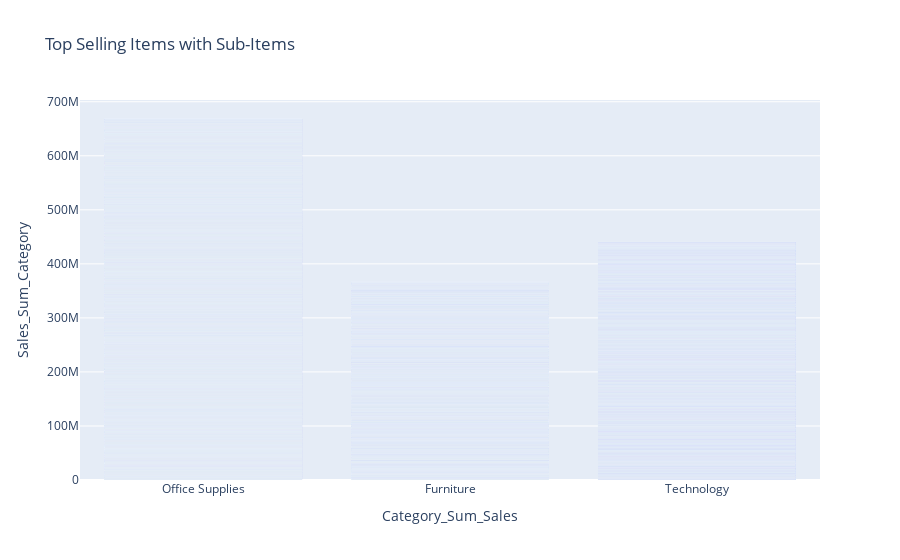

Notebook source saved alongside this figure:
### Code cell
# Plot an interactive bar chart
fig = px.bar(
    df,
    x='Category_Sum_Sales',
    y='Sales_Sum_Category',
    hover_data={'Category_Sum_Sales': False, 'Sub-Category': True, 'Sales': ':,.2f'},
    title='Top Selling Items with Sub-Items'
)

# Show the interactive plot
fig.show()

### Figure 1 — Plotly figure (JSON) as saved in the notebook; plotly's stock layout.template omitted (floating-point values rounded to 4 significant figures; data arrays with more than 128 entries replaced by an {"elided": "..."} marker saying what was removed)
{"data": [{"alignmentgroup": "True", "customdata": {"elided": "9788x2 mixed values"}, "hovertemplate": "Sales_Sum_Category=%{y}<br>Sub-Category=%{customdata[0]}<br>Sales=%{customdata[1]:,.2f}<extra></extra>", "legendgroup": "", "marker": {"color": "#636efa", "pattern": {"shape": ""}}, "name": "", "offsetgroup": "", "orientation": "v", "showlegend": false, "textposition": "auto", "type": "bar", "x": {"elided": "9788 str values"}, "xaxis": "x", "y": {"elided": "9788 float values"}, "yaxis": "y"}], "layout": {"barmode": "relative", "legend": {"tracegroupgap": 0}, "title": {"text": "Top Selling Items with Sub-Items"}, "xaxis": {"anchor": "y", "domain": [0, 1], "title": {"text": "Category_Sum_Sales"}}, "yaxis": {"anchor": "x", "domain": [0, 1], "title": {"text": "Sales_Sum_Category"}}}}
